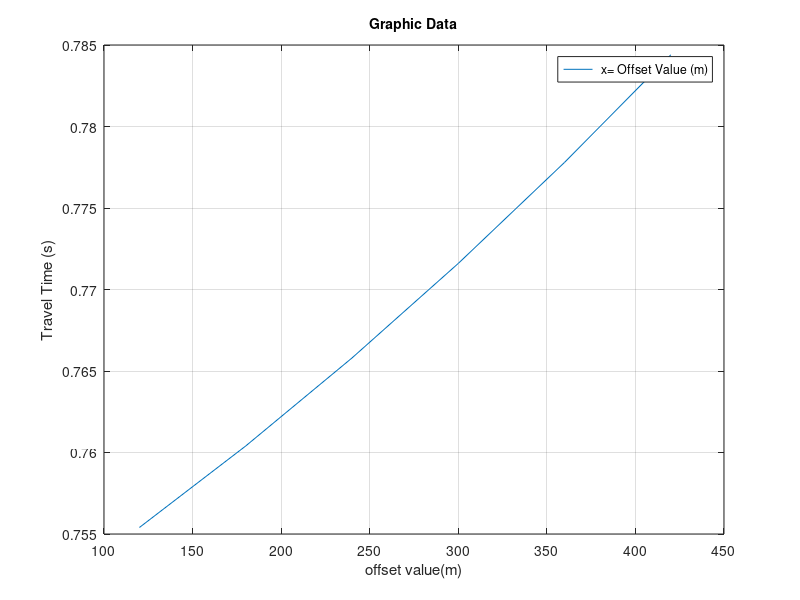

MATLAB code to generate this figure:
%soal kedua

clear
clc

%const
m1 = ' real';
m2 = 'real';
m3 = 'real';
z = 'real';
v = 'real';
a = 'real';

%data tabel
X = [ 120 180 240 300 360 420];%offset
t = [0.7554 0.7604 0.7658 0.7716 0.7778 0.7844];%traveltime

%matriks
G = [1,120,14400;1,180,32400;1,240,57600;1,300,90000;1,360,129600;1,420,176400];
d = [0.57062916;0.57820816;0.58644964;0.59536656;0.60497284;0.61528336];
m = [m1,m2,m3];

%matriks transpose
Gt = G';

% mencari m dari GtGm = Gtd
format Long
m = inv(Gt*G)*(Gt*d);
m1 = m (1,1);
m2 = m (2,1);
m3 = m (3,1);

%plot data observasi
plot(X,t);
grid;
xlabel('offset value(m)');
ylabel('Travel Time (s)');
title('\fontsize{14} Graphic Data ');
legend(' x= Offset Value (m)',' y= Travel Time (s)');

%jawaban
v =sqrt(1/m3); % nilai kecepatan gelombang seismik
z = sqrt((m1*(v^2))/4); % nilai reflektor mendatar terhadap permukaan
a = asind((m2*(v^2))/(4*z));%sudut kemiringan reflektor ( dalam derajat )

